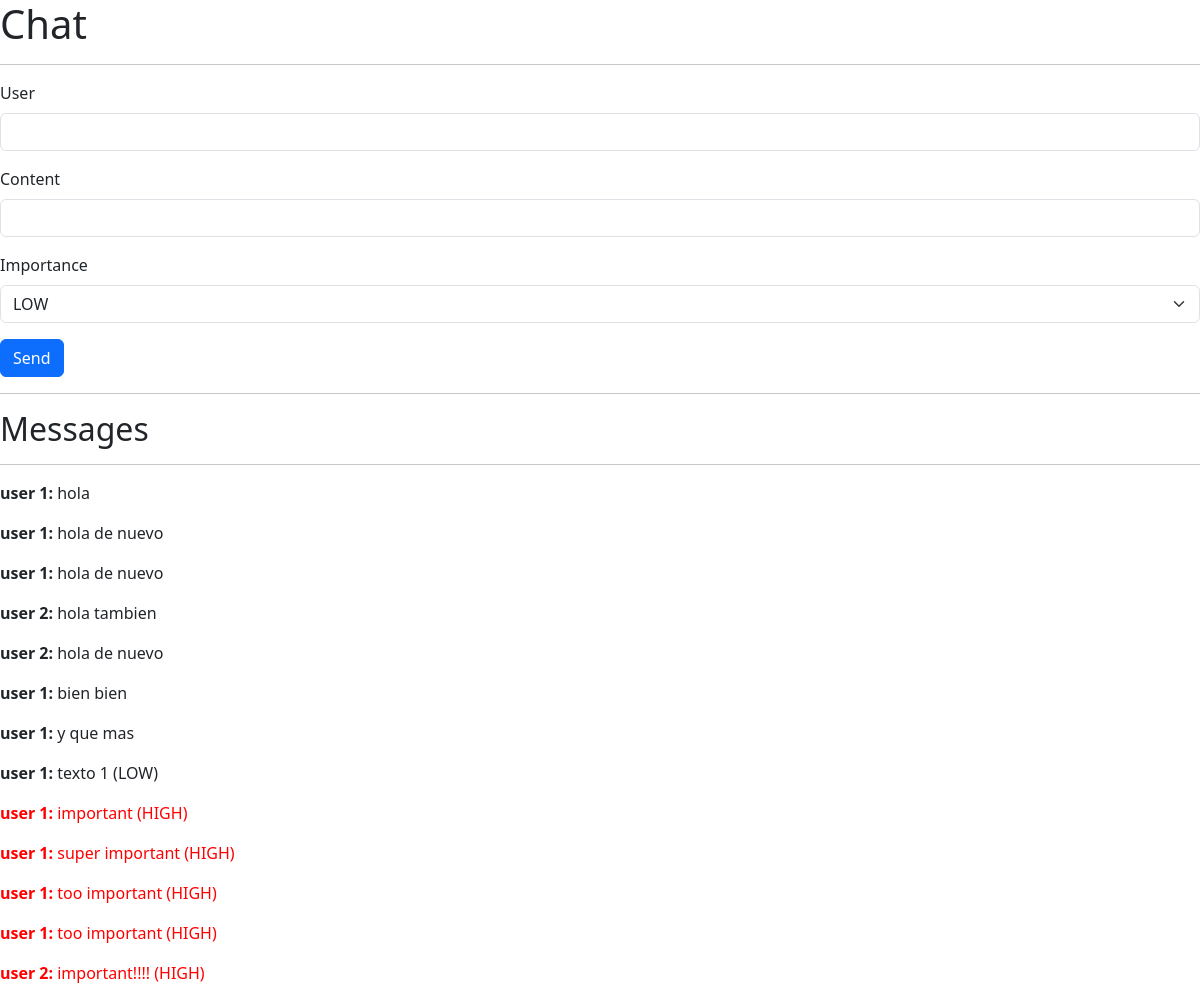
Before: / with the older database file.
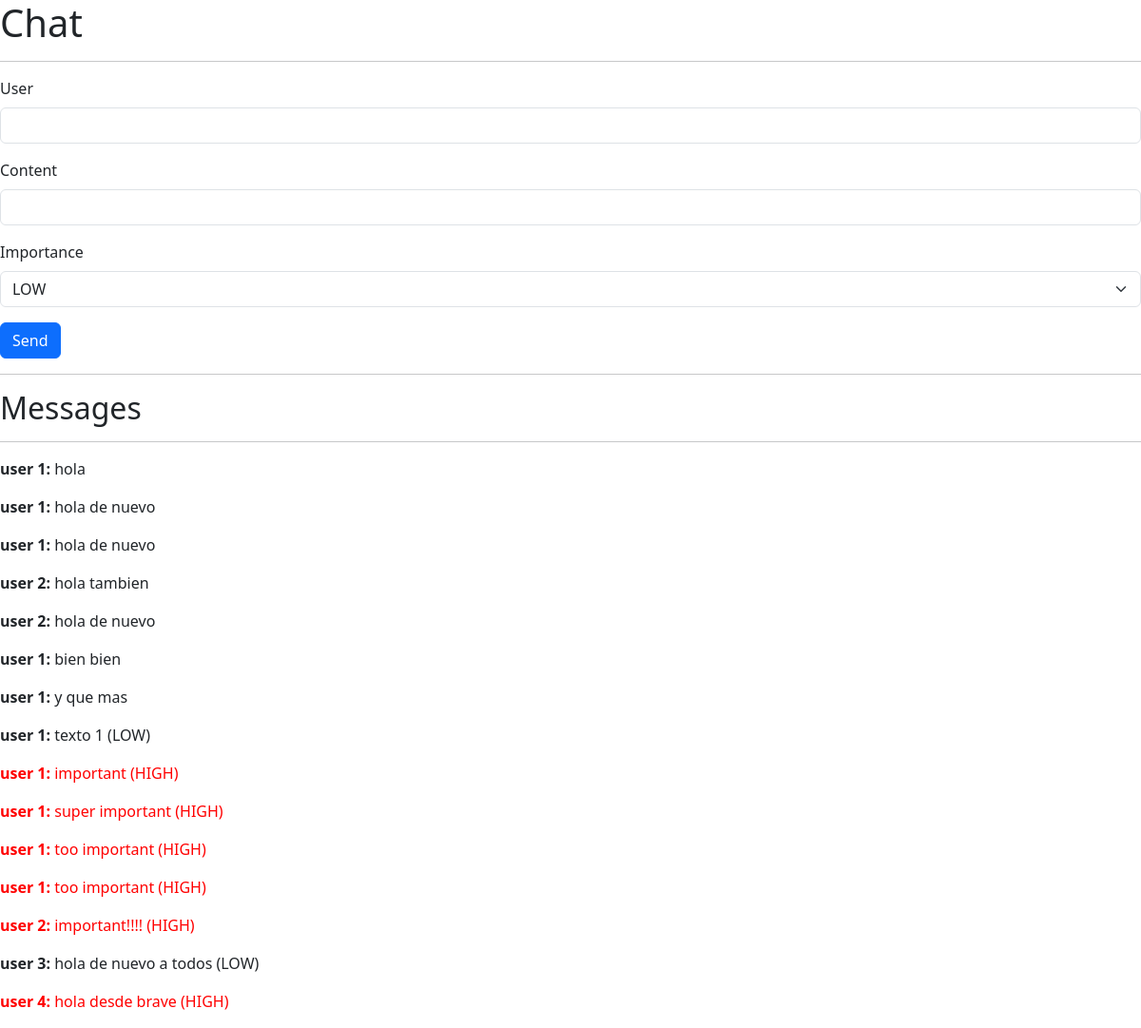
After: the same page with the newer database file.
### main.py (models this page shows, shortened)
class Message(db.Model):
    __tablename__ = "messages"
    id = db.Column(db.Integer, primary_key=True, autoincrement=True)
    user = db.Column(db.String(120), nullable=False)
    content = db.Column(db.Text, nullable=False)
    importance = db.Column(db.String(10), nullable=True, default="LOW")
    created_at = db.Column(db.DateTime(timezone=True), server_default=func.now())

### main.py (the view)
@app.route("/")
def index():
    items = Message.query.all()
    return render_template("index.html", items=items)

### templates/index.html (shortened to what this page needs)
<!doctype html>
<html lang="en">
  <head>
    <link href="https://cdn.jsdelivr.net/npm/bootstrap@5.3.3/dist/css/bootstrap.min.css" rel="stylesheet">
</head>
  <body>
    <h1>Chat</h1>
    <hr>
    <form method="POST" id="form">
        <div class="mb-3">
          <label class="form-label">User</label>
          <input type="text" class="form-control" id="user" />
        </div>
        <div class="mb-3">
            <label class="form-label">Content</label>
            <input type="text" class="form-control" id="content" />
          </div>
          <div class="mb-3">
            <label class="form-label">Importance</label>
            <select class="form-select" id="importance">
                <option selected value="LOW">LOW</option>
              </select>
            </div>
        <button type="submit" class="btn btn-primary">Send</button>
      </form>
      <hr>
      <h2>Messages</h2>
      <hr>
      <div id="messages">
        {% for item in items %}
          {% if item.importance == "HIGH" %}
          <p style="color:red;"><b>{{ item.user }}:</b> {{ item.content }} {% if item.importance %}({{ item.importance }}){% endif %}</p>
          {% else %}
          <p><b>{{ item.user }}:</b> {{ item.content }} {% if item.importance %}({{ item.importance }}){% endif %}</p>
          {% endif %}
        {% endfor %}
      </div>
  </body>
</html>

Changed rows visible on the page:
added Message: user "user 3", content "hola de nuevo a todos", importance "LOW"
added Message: user "user 4", content "hola desde brave", importance "HIGH"
